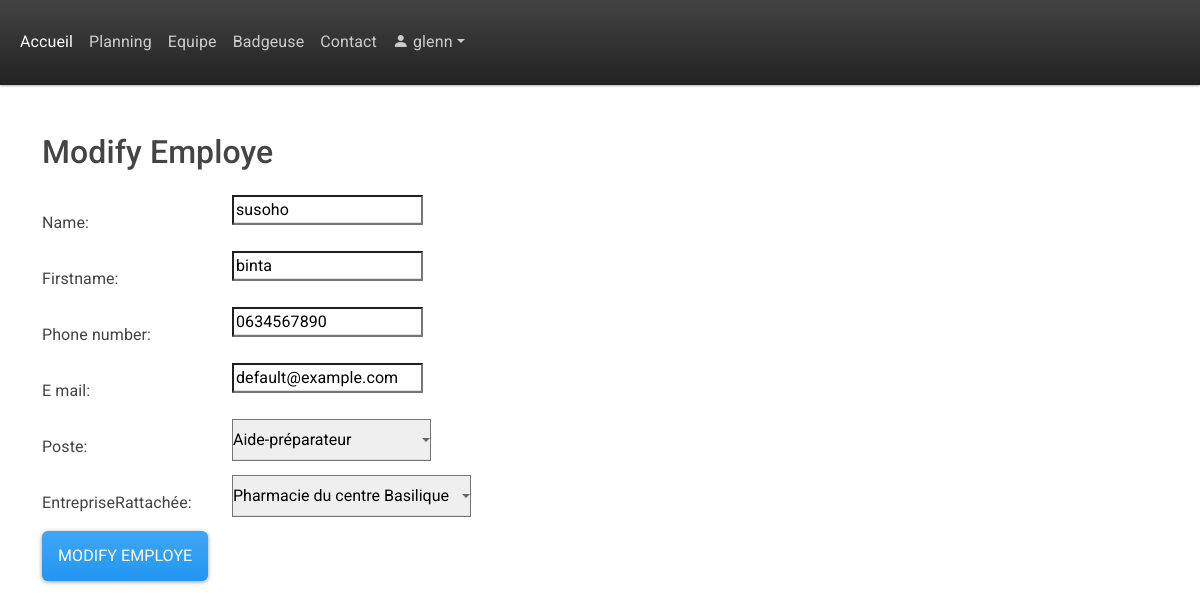
Screenshot of /modify_employe/1/ (signed in) with the database file from the repository.
### base/models.py (models this page shows, shortened)
class CustomUser(AbstractUser):
    entreprise = models.ForeignKey(Entreprise, on_delete=models.CASCADE, null=True, blank=True)

class Employe(models.Model):
    Poste = models.ForeignKey(Poste, on_delete=models.SET_NULL, null=True)
    EntrepriseRattachée = models.ForeignKey(Entreprise, on_delete=models.SET_NULL, null=True)
    name = models.CharField(max_length=200, default="Nom")
    firstname = models.CharField(max_length=200, default="Prénom")
    e_mail = models.CharField(max_length=200, default="default@example.com")
    phone_number = models.CharField(max_length=12, default="0634567890")
    employee_CodePin = models.CharField(max_length=4, unique=True, blank=True, null=True)
    updated = models.DateTimeField(auto_now=True)
    created = models.DateTimeField(auto_now_add=True)

### base/views.py (the view)
# urls.py: path('modify_employe/<int:employe_id>/', views.modify_employe, name='modify_employe'),
def modify_employe(request, employe_id):
    employe = get_object_or_404(Employe, pk=employe_id)
    if request.method == 'POST':
        form = ModifyEmployeform(request.POST, instance=employe)
        if form.is_valid():
            form.save()
            return redirect('team_members_page')  # Redirect to the employee list page
    else:
        form = ModifyEmployeform(instance=employe)  # Pass employe_id here
    return render(request, 'base/modify_employe.html', {'form': form, 'employe_id': employe_id})

### base/forms.py
class ModifyEmployeform(forms.ModelForm):
    class Meta:
        model = Employe
        fields = ['name', 'firstname', 'Poste','phone_number', 'e_mail', 'EntrepriseRattachée']

### base/models.py (called while the page is built)
    def __str__(self) -> str:
        return self.name

    def __str__(self) -> str:
        return self.name

### base/templates/base/modify_employe.html (shortened to what this page needs)
{% extends 'main.html' %}
{% block content %}
{% if user.is_authenticated %}
<div class="container mt-5">
    <h2 class="mb-4">Modify Employe</h2>
    <form method="post" action="{% url 'modify_employe' employe_id %}" class="needs-validation" novalidate>
        <div class="form-group row">
            <label for="{{ form.name.id_for_label }}" class="col-sm-2 col-form-label">{{ form.name.label_tag }}</label>
            <div class="col-sm-10">
                {{ form.name }}
            </div>
        </div>
        <div class="form-group row">
            <label for="{{ form.name.id_for_label }}" class="col-sm-2 col-form-label">{{ form.firstname.label_tag }}</label>
            <div class="col-sm-10">
                {{ form.firstname }}
            </div>
        </div>
        <div class="form-group row">
            <label for="{{ form.Poste.id_for_label }}" class="col-sm-2 col-form-label">{{ form.phone_number.label_tag }}</label>
            <div class="col-sm-10">
                {{ form.phone_number }}
            </div>
        </div>
        <div class="form-group row">
            <label for="{{ form.Poste.id_for_label }}" class="col-sm-2 col-form-label">{{ form.e_mail.label_tag }}</label>
            <div class="col-sm-10">
                {{ form.e_mail }}
            </div>
        </div>
        <div class="form-group row">
            <label for="{{ form.Poste.id_for_label }}" class="col-sm-2 col-form-label">{{ form.Poste.label_tag }}</label>
            <div class="col-sm-10">
                {{ form.Poste }}
            </div>
        </div>
        <div class="form-group row">
            <label for="{{ form.EntrepriseRattachée.id_for_label }}" class="col-sm-2 col-form-label">{{ form.EntrepriseRattachée.label_tag }}</label>
            <div class="col-sm-10">
                {{ form.EntrepriseRattachée }}
            </div>
        </div>
        <button type="submit" class="btn btn-primary">Modify Employe</button>
    </form>
</div>
{% else %}
<h1>Veuillez vous connecter pour accéder à cette page web</h1>
<a href="{% url 'login' %}">Se connecter</a>
{% endif %}
{% endblock %}

### templates/navbar.html (shortened to what this page needs)
{% load static %}
<header>
<nav class="navbar navbar-expand-lg bg-dark" data-bs-theme="dark">
  <div class="container-fluid">
    <div class="collapse navbar-collapse" id="navbarColor02">
      <ul class="navbar-nav me-auto">
        <li class="nav-item">
          <a class="nav-link active" href="{% url 'home' %}">Accueil
          </a>
        </li>
        <li class="nav-item">
          <a class="nav-link" href="{% url 'planning' %}">Planning</a>
        </li>
        <li class="nav-item">
          <a class="nav-link" href="{% url 'team_members_page' %}">Equipe</a>
        </li>
        <li class="nav-item">
          <a class="nav-link" href="#">Badgeuse</a>
        </li>
        <li class="nav-item">
          <a class="nav-link" href="{% url 'contact' %}">Contact</a>
        </li>
        <li class="nav-item dropdown">
          {% if user.is_authenticated %}
          <a class="nav-link dropdown-toggle" data-bs-toggle="dropdown" href="#" role="button" aria-haspopup="true" aria-expanded="false"><i class="bi bi-person-fill"></i>  {{ user.username }}</a>
          {% else %}
          <a class="nav-link dropdown-toggle" data-bs-toggle="dropdown" href="#" role="button" aria-haspopup="true" aria-expanded="false">Utilisateur</a>
          {% endif %}
        </li>
      </ul>
    </div>
  </div>
</nav>
</header>

### rows the page displays
CustomUser: username "glenn"
Employe: name "susoho", firstname "binta", phone_number "0634567890", e_mail "default@example.com", Poste "Aide-préparateur", EntrepriseRattachée "Pharmacie du centre Basilique"
